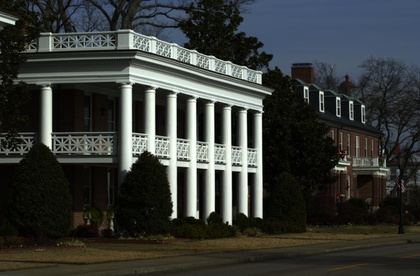
%> input picture 增强算法/Retinex-Image-Enhancement-master/Test Images/building.jpg, 420 x 276 px, shrunk from 2000 x 1312 before the run
$ octave --eval "result = Code('Test Images/building.jpg');"   (GNU Octave 9; MATLAB toolbox functions it lacks are replaced by stand-ins)
%> lines starting %> are read from the running program, lines starting %| are printed output that depends on the picture
function res123 = Code(arg)
%> called with arg = 'Test Images/building.jpg'
close all;
clc;
I=imread(arg);
%> I is the input picture: size 276x420x3 uint8; mean R, G, B 56.2, 59.2, 55.8
Ir=I(:,:,1);
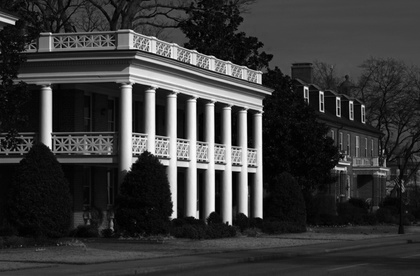
%> Ir: size 276x420 uint8; min 0, max 254, mean 56.2
Ig=I(:,:,2);
Ib=I(:,:,3);
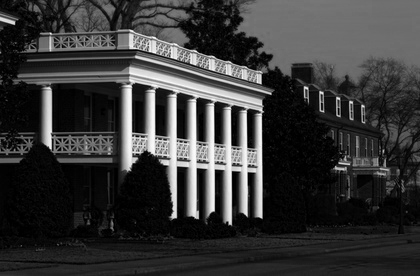
%> Ib: size 276x420 uint8; min 0, max 255, mean 55.8

%%%%%%%%%%Set the required parameters%%%%%%
G = 192;
b = -30;
alpha = 125;
beta = 46;
%> (the run ends here)

$ run again, on 增强算法/Retinex-Image-Enhancement-master/Test Images/dusk.jpg
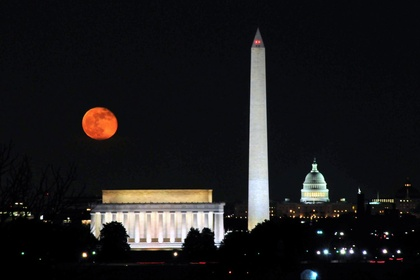
%> input picture 增强算法/Retinex-Image-Enhancement-master/Test Images/dusk.jpg, 420 x 280 px, shrunk from 1500 x 1000 before the run
%> in Code, I is the input picture: size 280x420x3 uint8; mean R, G, B 27.2, 26.2, 27.3
%> in Code, `Ir=I(:,:,1);`:
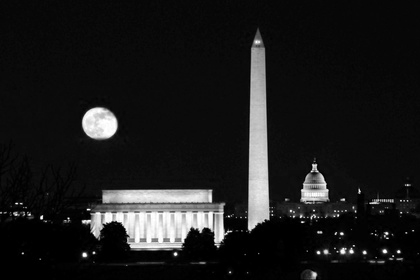
%> Ir: size 280x420 uint8; min 0, max 255, mean 27.2
%> in Code, `Ib=I(:,:,3);`:
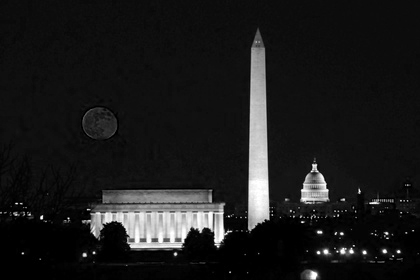
%> Ib: size 280x420 uint8; min 0, max 255, mean 27.3

$ run again, on 增强算法/Retinex-Image-Enhancement-master/Test Images/japanese.jpg
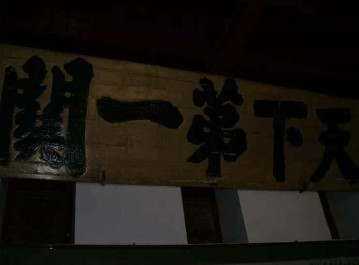
%> input picture 增强算法/Retinex-Image-Enhancement-master/Test Images/japanese.jpg, 359 x 265 px
%> in Code, I is the input picture: size 265x359x3 uint8; mean R, G, B 22.5, 19.7, 14
%> in Code, `Ir=I(:,:,1);`:
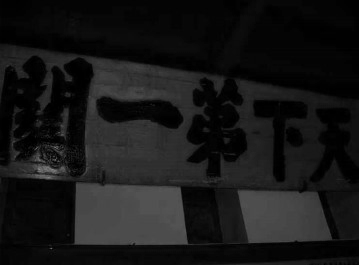
%> Ir: size 265x359 uint8; min 0, max 137, mean 22.5
%> in Code, `Ib=I(:,:,3);`:
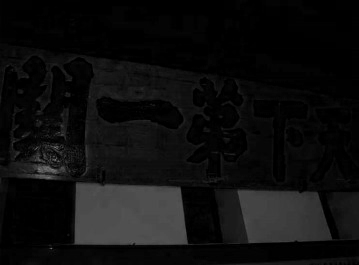
%> Ib: size 265x359 uint8; min 0, max 125, mean 14
